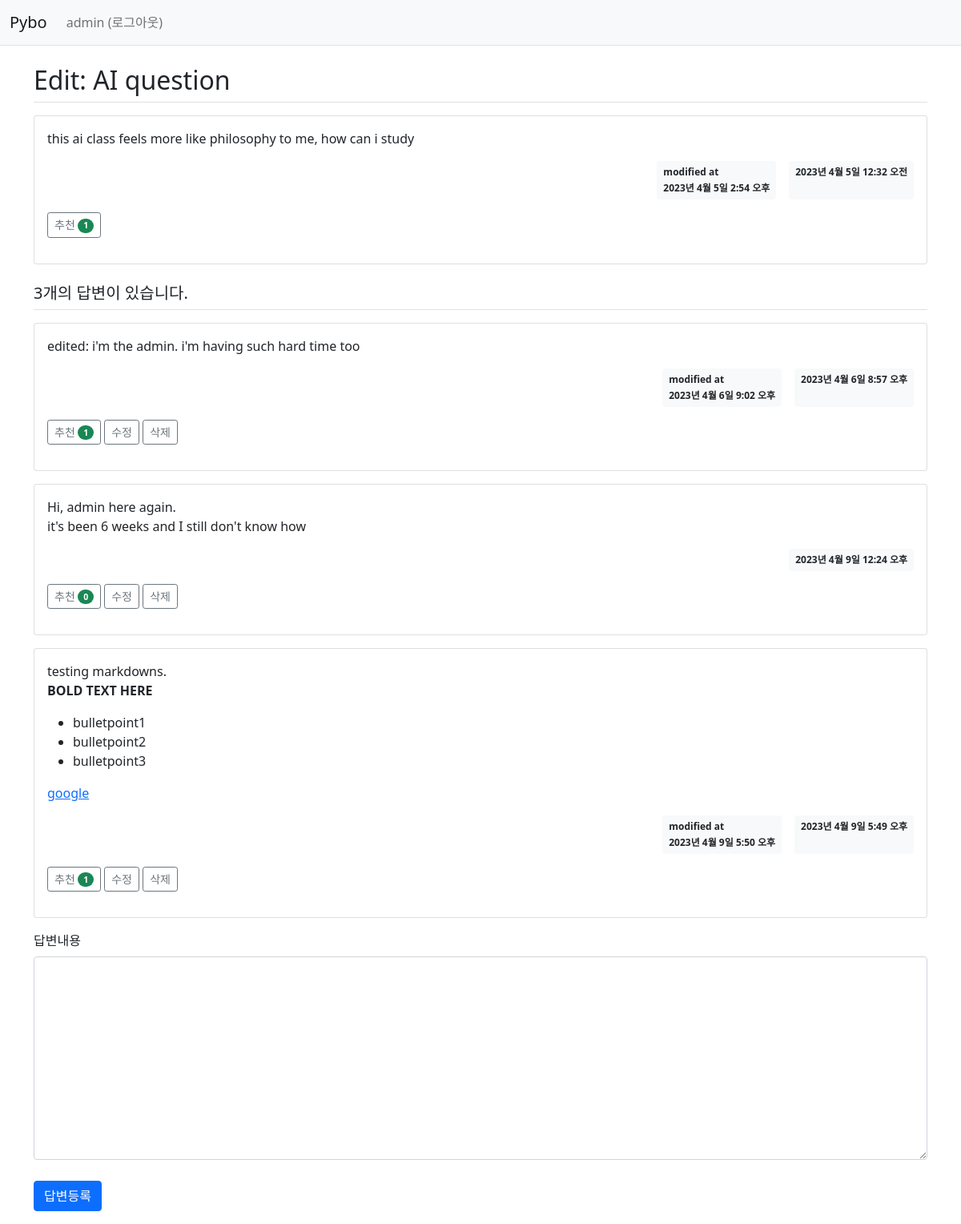
/pybo/305/ (signed in), run on the app's committed database.
### pybo/models.py (models this page shows, shortened)
class Question(models.Model):
    author = models.ForeignKey(User, on_delete=models.CASCADE, related_name='author_question')  # question author
    subject = models.CharField(max_length=200)
    content = models.TextField()
    create_date = models.DateTimeField()
    modify_date = models.DateTimeField(null=True, blank=True)   # modified date
    voter = models.ManyToManyField(User, related_name='voter_question')    # 질문 추천인 추가. ManyToManyField = DB N:N relation

class Answer(models.Model):
    author = models.ForeignKey(User, on_delete=models.CASCADE, related_name='author_answer')  # answer author
    question = models.ForeignKey(Question, on_delete=models.CASCADE)
    content = models.TextField()
    create_date = models.DateTimeField()
    modify_date = models.DateTimeField(null=True, blank=True)   # modified date
    voter = models.ManyToManyField(User, related_name='voter_answer')

### pybo/views/base_views.py (the view)
# urls.py: path('<int:question_id>/', base_views.detail, name='detail'),    # localhost:8000/pybo/2 페이지 요청시 question_id = 2 가 저장되고 views.detail 호출
def detail(request, question_id):
    question = get_object_or_404(Question, pk=question_id)  # Question모델의 pk에 해당하는 값이 존재하지 않으면 404
    context = {'question': question}
    return render(request, 'pybo/question_detail.html', context)

### pybo/templatetags/pybo_filter.py (called while the page is built)
@register.filter
def mark(value):
    extensions = ["nl2br", "fenced_code"]
    return mark_safe(markdown.markdown(value, extensions=extensions))

### templates/pybo/question_detail.html (shortened to what this page needs)
{% extends 'base.html'%}
{% load pybo_filter %}
{% block content %}
<div class="container my-3">
    <h2 class="border-bottom py-2">{{ question.subject }}</h2>
    <div class="card my-3">
        <div class="card-body">
            <div class="card-text">{{ question.content|mark }}</div>
            <div class="d-flex justify-content-end">
                {% if question.modify_date %}
                    <div class="badge bg-light text-dark p-2 text-start mx-3">
                        <div class="mb-2">modified at</div>
                        <div>{{ question.modify_date }}</div>
                    </div>
                {% endif %}
                <div class="badge bg-light text-dark p-2">
                    {{ question.create_date }}
                </div>
            </div>
            <div class="my-3">
                <a href="javascript:void(0)" data-uri="{% url 'pybo:question_vote' question.id  %}"
               class="recommend btn btn-sm btn-outline-secondary"> 추천
                    <span class="badge rounded-pill bg-success">{{question.voter.count}}</span>
                </a>
            </div>
        </div>
    </div>
    <h5 class="border-bottom my-3 py-2">{{question.answer_set.count}}개의 답변이 있습니다.</h5>
    {% for answer in question.answer_set.all %}
        <div class="card my-3">
            <div class="card-body">
                <div class="card-text">{{ answer.content|mark }}</div>
                <div class="d-flex justify-content-end">
                    {% if answer.modify_date %}
                        <div class="badge bg-light text-dark p-2 text-start mx-3">
                            <div class="mb-2">modified at</div>
                            <div>{{ answer.modify_date }}</div>
                        </div>
                    {% endif %}
                    <div class="badge bg-light text-dark p-2">
                        {{ answer.create_date }}
                    </div>
                </div>
                <div class="my-3">
                    <a href="javascript:void(0)" data-uri="{% url 'pybo:answer_vote' answer.id  %}"
                       class="recommend btn btn-sm btn-outline-secondary"> 추천
                        <span class="badge rounded-pill bg-success">{{answer.voter.count}}</span>
                    </a>
                    {% if request.user == answer.author %}
                        <a href="{% url 'pybo:answer_modify' answer.id  %}"
                           class="btn btn-sm btn-outline-secondary">수정</a>
                        <a href="#" class="delete btn btn-sm btn-outline-secondary "
                           data-uri="{% url 'pybo:answer_delete' answer.id  %}">삭제</a>
                    {% endif %}
                </div>
            </div>
        </div>
    {% endfor %}
    <form action="{% url 'pybo:answer_create' question.id %}" method="post" class="my-3">
        <div class="mb-3">
            <label for="content" class="form-label">답변내용</label>
            <textarea {% if not user.is_authenticated %}disabled{% endif %}
              name="content" id="content" class="form-control" rows="10"></textarea>
        </div>
        <input type="submit" value="답변등록" class="btn btn-primary">
    </form>
</div>
{% endblock %}

### templates/navbar.html (shortened to what this page needs)
<nav class="navbar navbar-expand-lg navbar-light bg-light border-bottom">
    <div class="container-fluid">
        <a class="navbar-brand" href="{% url 'pybo:index' %}">Pybo</a>
        <div class="collapse navbar-collapse" id="navbarSupportedContent">
            <ul class="navbar-nav me-auto mb-2 mb-lg-0">
                <li class="nav-item">
                    {% if user.is_authenticated %}
                        <a class="nav-link" href="{% url 'common:logout' %}">{{ user.username }} (로그아웃)</a>
                    {% else %}
                        <a class="nav-link" href="{% url 'common:login' %}">로그인</a>
                    {% endif %}
                </li>
            </ul>
        </div>
    </div>
</nav>

### static/style.css (style rules this page uses)
textarea { width: 100%; }
input[type=submit] { margin-top: 10px; }

### data on the page
Question: subject "Edit: AI question", content|mark "this ai class feels more like philosophy to me, how can i study", modify_date "2023년 4월 5일 2:54 오후", create_date "2023년 4월 5일 12:32 오전", voter.count "1", answer_set.count "3"
Answer: content|mark "edited: i'm the admin. i'm having such hard time too", modify_date "2023년 4월 6일 9:02 오후", create_date "2023년 4월 6일 8:57 오후", voter.count "1", shows "수정"
Answer: content|mark "Hi, admin here again. it's been 6 weeks and I still don't know how", create_date "2023년 4월 9일 12:24 오후", voter.count "0", shows "수정"
Answer: content|mark "testing markdowns. BOLD TEXT HERE bulletpoint1 bulletpoint2 bulletpoint3 google", modify_date "2023년 4월 9일 5:50 오후", create_date "2023년 4월 9일 5:49 오후", voter.count "1", shows "수정"

### other printed values
{{ user.username }} "admin"
